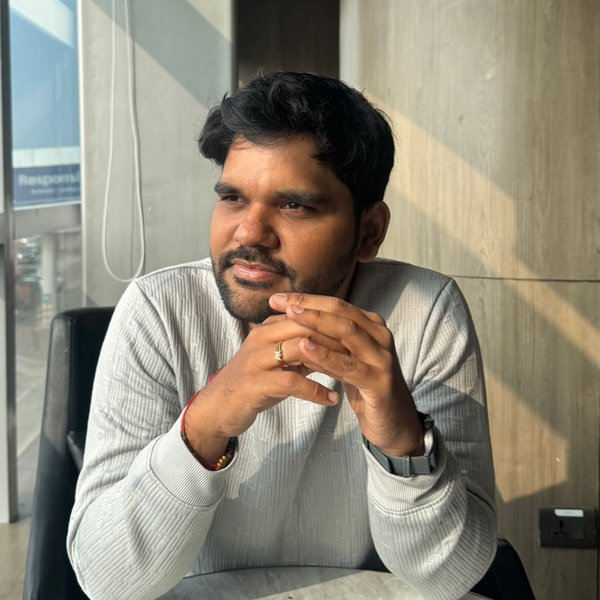
#> input picture assets/images/profile.jpg, 600 x 600 px, found by its file name
$ python generate_og_image.py --photo assets/images/profile.jpg
#> lines starting #> are read from the running program, lines starting #| are printed output that depends on the picture; after the words box and inside, x2 and y2 are one past the last pixel; in counts of white or black regions, pixels touching at a corner belong together
#!/usr/bin/env python3
"""Generate the Open Graph / social preview card for the profile page.

1200x630 is the size LinkedIn, X, Slack and WhatsApp render best. Colours match
the site hero gradient defined in _sass/custom.scss.

The portrait is composited as a circle on the right, matching the hero avatar.
Run tools/prepare_profile_image.py first to produce assets/images/profile.jpg;
if that file is missing the card is still generated, text-only.

Usage:
    python3 tools/generate_og_image.py
    python3 tools/generate_og_image.py --photo assets/images/profile.jpg
"""

import argparse
import os

from PIL import Image, ImageDraw, ImageFont

HERE = os.path.dirname(os.path.abspath(__file__))
ROOT = os.path.dirname(HERE)

W, H = 1200, 630
OUT = os.path.join(ROOT, "assets", "images", "og-profile.png")
DEFAULT_PHOTO = os.path.join(ROOT, "assets", "images", "profile.jpg")

NAVY_START = (0, 43, 91)      # #002b5b
NAVY_END = (10, 61, 117)      # #0a3d75
WHITE = (255, 255, 255)
MUTED_ROLE = (214, 226, 240)
MUTED_LOC = (176, 199, 224)
RULE = (120, 165, 214)

FONT_DIR = "/usr/share/fonts/truetype/dejavu"
BOLD = os.path.join(FONT_DIR, "DejaVuSans-Bold.ttf")
REGULAR = os.path.join(FONT_DIR, "DejaVuSans.ttf")

NAME_LINES = ["Tharun Kumar", "Ksheerasagar"]
ROLE = "Senior Architect — System Architecture & Performance Evaluation"
LOCATION = "Hyderabad, India"

MARGIN = 72
PHOTO_D = 300          # circle diameter
PHOTO_CX = 966
PHOTO_CY = 315
PHOTO_RING = 6         # white ring, mirrors the hero avatar border


def gradient(width, height, c1, c2):
    """Diagonal gradient, matching linear-gradient(135deg, ...) in CSS."""
    base = Image.new("RGB", (width, height), c1)
    draw = ImageDraw.Draw(base)
    span = width + height
    for i in range(span):
        t = i / (span - 1)
        colour = tuple(round(c1[j] + (c2[j] - c1[j]) * t) for j in range(3))
        draw.line([(i, 0), (0, i)], fill=colour)
    return base


def fit(draw, text, path, max_size, max_width):
    """Shrink font until the text fits max_width."""
    size = max_size
    while size > 16:
        font = ImageFont.truetype(path, size)
        if draw.textlength(text, font=font) <= max_width:
            return font
        size -= 2
    return ImageFont.truetype(path, size)


def fit_lines(draw, lines, path, max_size, max_width):
    """Shrink font until the widest of several lines fits max_width."""
    size = max_size
    while size > 16:
        font = ImageFont.truetype(path, size)
        if all(draw.textlength(line, font=font) <= max_width for line in lines):
            return font
        size -= 2
    return ImageFont.truetype(path, size)


def wrap(draw, text, font, max_width):
    """Greedy word wrap to max_width."""
    lines, current = [], ""
    for word in text.split():
        trial = (current + " " + word).strip()
        if not current or draw.textlength(trial, font=font) <= max_width:
            current = trial
        else:
            lines.append(current)
            current = word
    if current:
        lines.append(current)
    return lines


def paste_circle(canvas, photo, cx, cy, diameter, ring, ring_colour=WHITE):
    """Composite a circular portrait with a thin ring, centred on cx/cy."""
    plate = Image.new("RGBA", (diameter + 2 * ring, diameter + 2 * ring), (0, 0, 0, 0))
    ImageDraw.Draw(plate).ellipse(
        (0, 0, diameter + 2 * ring - 1, diameter + 2 * ring - 1), fill=ring_colour + (255,)
    )
    mask = Image.new("L", (diameter, diameter), 0)
    ImageDraw.Draw(mask).ellipse((0, 0, diameter - 1, diameter - 1), fill=255)
    face = photo.convert("RGB").resize((diameter, diameter), Image.LANCZOS)
    plate.paste(face, (ring, ring), mask)
    canvas.paste(plate, (cx - diameter // 2 - ring, cy - diameter // 2 - ring), plate)


def main():
    parser = argparse.ArgumentParser(description=__doc__)
    parser.add_argument("--photo", default=DEFAULT_PHOTO, help="square portrait to composite")
    args = parser.parse_args()

    os.makedirs(os.path.dirname(OUT), exist_ok=True)
    img = gradient(W, H, NAVY_START, NAVY_END)
#> in gradient, `base = Image.new("RGB", (width, height), c1)`:
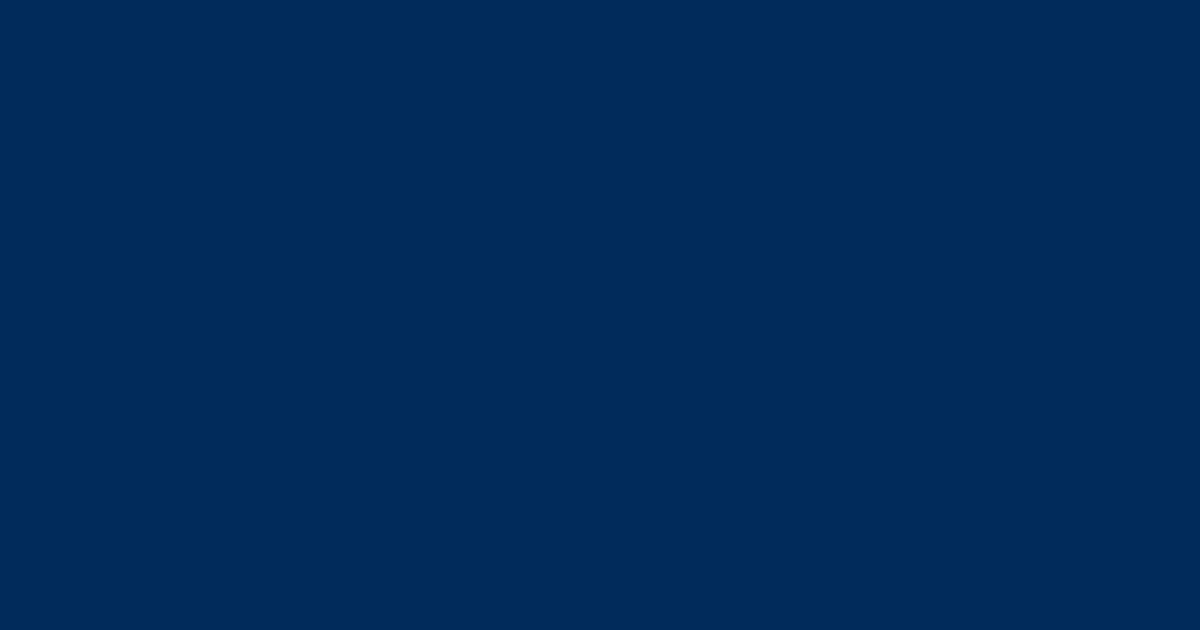
#> base: PIL image 1200x630 RGB; mean R, G, B 0, 43, 91
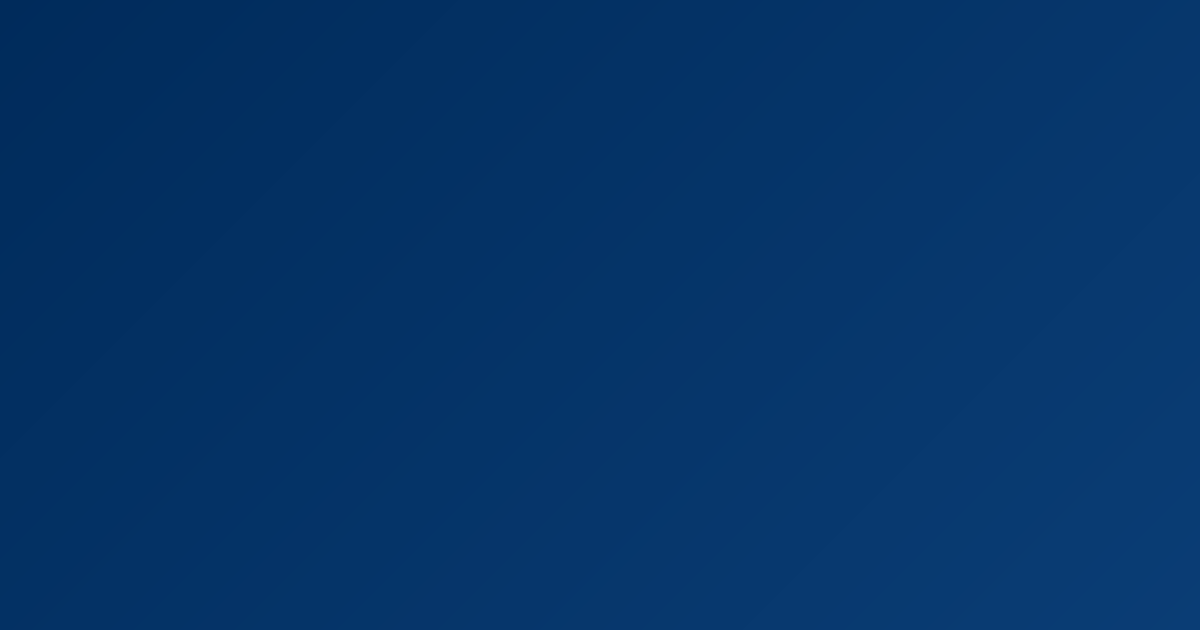
#> img: PIL image 1200x630 RGB; mean R, G, B 5, 52, 104
    draw = ImageDraw.Draw(img)

    photo = None
    if os.path.exists(args.photo):
        photo = Image.open(args.photo)
#> photo is the input picture: PIL image 600x600 RGB; mean R, G, B 142.7, 136.3, 121.5
        paste_circle(img, photo, PHOTO_CX, PHOTO_CY, PHOTO_D, PHOTO_RING)
#> in paste_circle, `plate = Image.new("RGBA", (diameter + 2 * ring, diameter + 2 * ring), ..`: plate: PIL image 312x312 RGBA; every value is 0
#> in paste_circle, `mask = Image.new("L", (diameter, diameter), 0)`: mask: PIL image 300x300 L; every value is 0
#> in paste_circle, `ImageDraw.Draw(mask).ellipse((0, 0, diameter - 1, diameter - 1), fill=..`:
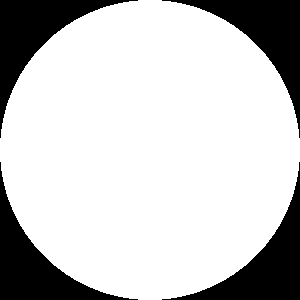
#> mask: PIL image 300x300 L; 78.5% white; 4 black regions, box (x1, y1, x2, y2) and area: (0, 0, 138, 138) 4846, (162, 0, 300, 138) 4846, (0, 162, 138, 300) 4846, (162, 162, 300, 300) 4846
#> in paste_circle, `plate.paste(face, (ring, ring), mask)`:
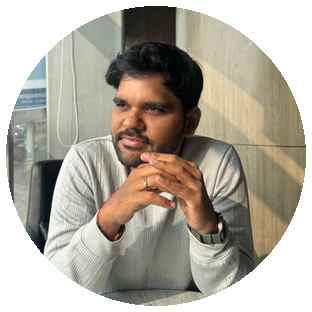
#> plate: PIL image 312x312 RGBA; mean R, G, B, A 121.1, 114.5, 103, 200.2; transparent parts drawn white
#> in paste_circle, `canvas.paste(plate, (cx - diameter // 2 - ring, cy - diameter // 2 - r..`:
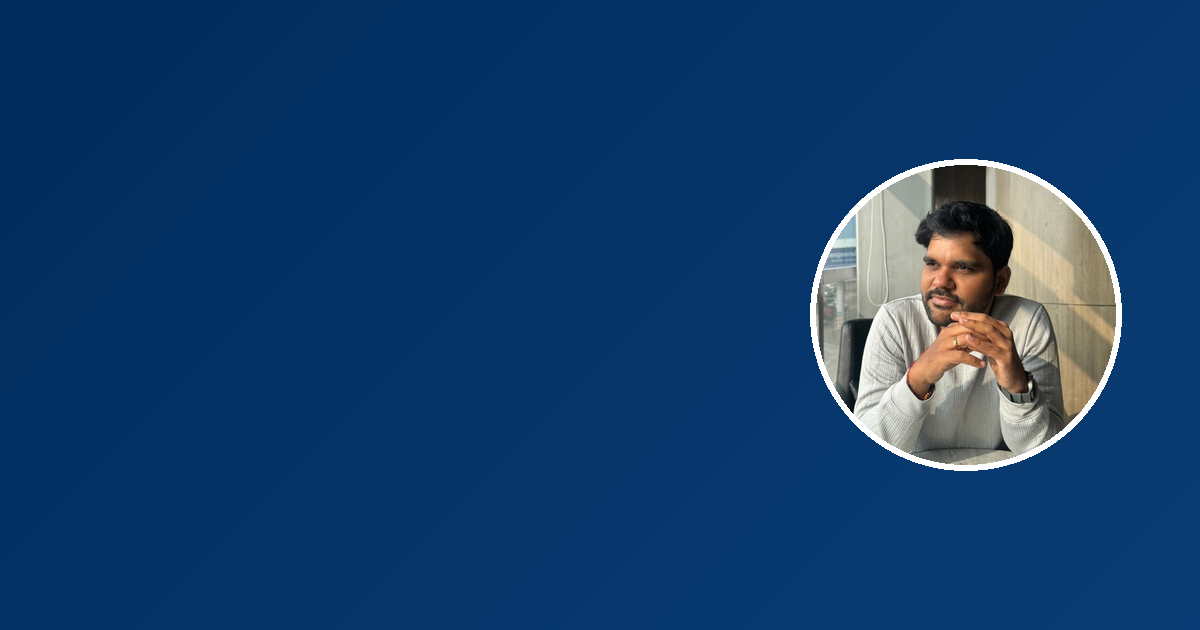
#> canvas: PIL image 1200x630 RGB; mean R, G, B 19.9, 61.1, 106.2
    else:
        print(f"note: {os.path.relpath(args.photo, ROOT)} not found, generating text-only card")

    text_w = (PHOTO_CX - PHOTO_D // 2) - MARGIN - 48 if photo else W - 2 * MARGIN
#> text_w = 696

    name_font = fit_lines(draw, NAME_LINES, BOLD, 64, text_w)
#> after the loop in fit_lines, `while size > 16:`: size = 64
    role_font = ImageFont.truetype(REGULAR, 28)
    role_lines = wrap(draw, ROLE, role_font, text_w)
#> after the loop in wrap, `for word in text.split():`: lines = ['Senior Architect — System Architecture &']
#> role_lines = ['Senior Architect — System Architecture &', 'Performance Evaluation']
    loc_font = ImageFont.truetype(REGULAR, 26)

    name_lh = int(name_font.size * 1.18)
#> name_lh = 75
    role_lh = int(role_font.size * 1.34)
    block = (
        name_lh * len(NAME_LINES)
        + 20
        + role_lh * len(role_lines)
        + 30
        + 3
        + 30
        + 30
    )
#> block = 337
    y = max(0, (H - block) // 2)
#> y = 146

    for line in NAME_LINES:
        draw.text((MARGIN, y), line, font=name_font, fill=WHITE)
        y += name_lh
#> this loop made 2 passes
#> y on passes 1 to 2: 221, 296
#> after the loop, y = 296

    y += 20
#> y = 316
    for line in role_lines:
        draw.text((MARGIN, y), line, font=role_font, fill=MUTED_ROLE)
        y += role_lh
#> this loop made 2 passes
#> (line, y) on passes 1 to 2: ('Senior Architect — System Architecture &', 353), ('Performance Evaluation', 390)
#> after the loop, y = 390

    y += 30
#> y = 420
    # Hairline divider, echoing the section rules on the page.
    draw.rectangle([MARGIN, y, MARGIN + 96, y + 3], fill=RULE)

    y += 30
#> y = 450
    draw.text((MARGIN, y), LOCATION, font=loc_font, fill=MUTED_LOC)

    img.save(OUT, "PNG", optimize=True)
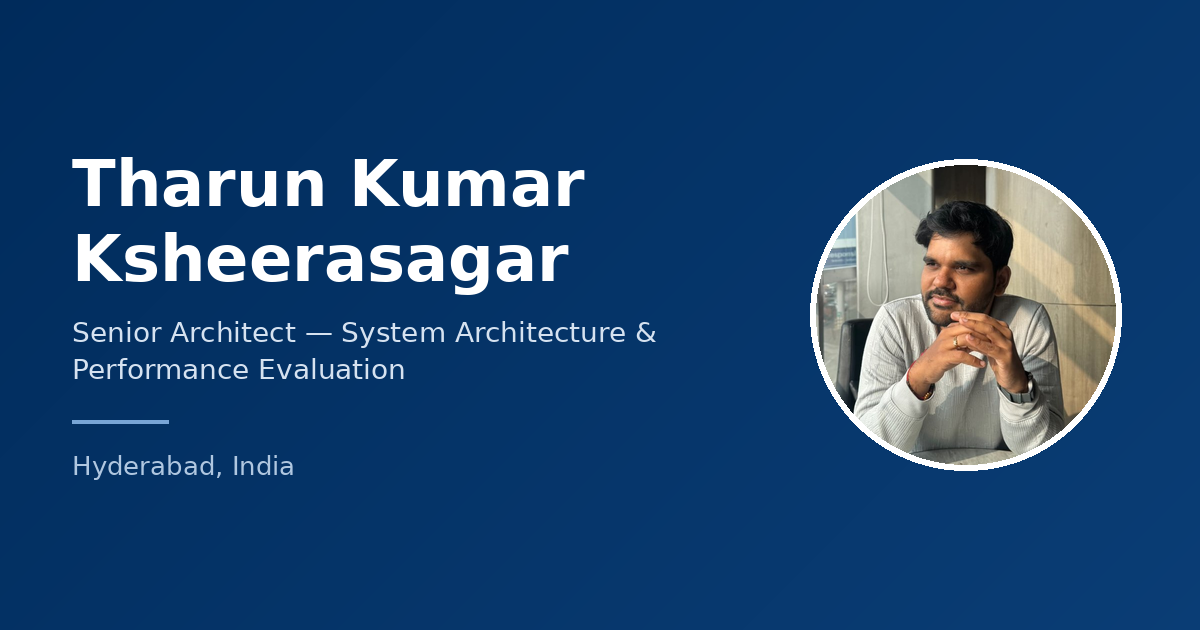
#> saved as og-profile.png: PIL image 1200x630 RGB; mean R, G, B 28.3, 68.1, 111.6
    size = os.path.getsize(OUT)
    print(f"wrote {os.path.relpath(OUT, ROOT)}  {img.size[0]}x{img.size[1]}  {size / 1024:.1f} KB")
#| wrote assets/images/og-profile.png  1200x630  170.4 KB
    if photo:
        print(f"      portrait {os.path.relpath(args.photo, ROOT)}  {photo.size[0]}x{photo.size[1]}")
#|       portrait tools/assets/images/profile.jpg  600x600


if __name__ == "__main__":
    main()
